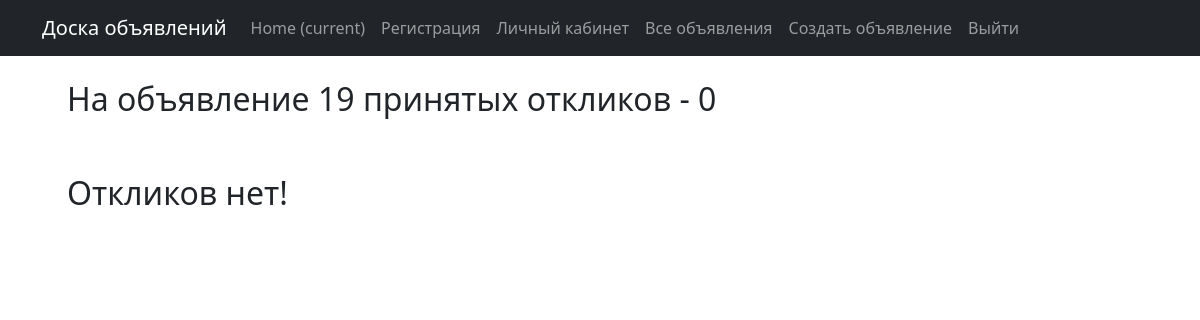
The page /comments/19 on the database as committed earlier.
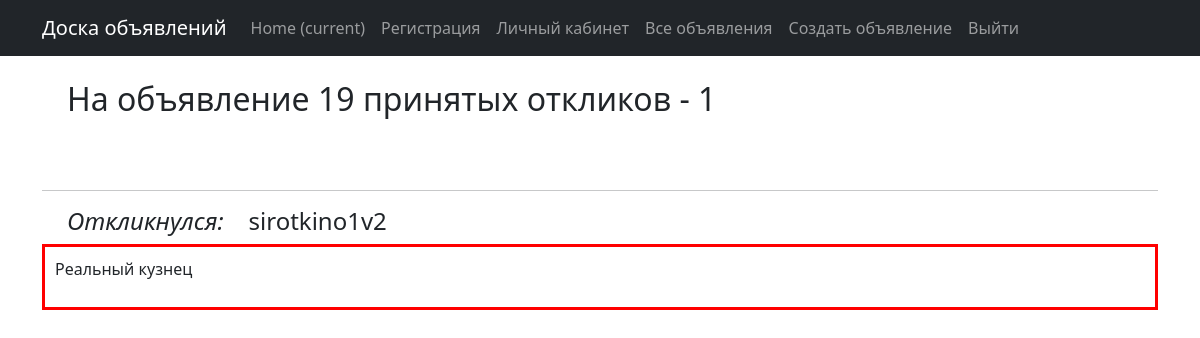
The same page on the database as committed later.
### announcement/models.py (models this page shows, shortened)
class Comment(models.Model):
    post = models.ForeignKey(Post, on_delete=models.CASCADE, verbose_name='Объявление')
    user = models.ForeignKey(User, on_delete=models.CASCADE)
    text = models.TextField()
    status = models.BooleanField(default=False)

class User(AbstractUser):
    code = models.CharField(max_length=15, blank=True, null=True)
    def __str__(self):
        return self.username

### announcement/views.py (the view)
# urls.py: path('comments/<int:id>', AcceptedCommentList.as_view(), name='comment_list'),
class AcceptedCommentList(ListView):
    model = Comment
    template_name = 'comment_list.html'
    context_object_name = 'comments'
    pk_url_kwarg = 'id'
    def get_context_data(self, **kwargs):
        context = super().get_context_data(**kwargs)
        post_id = self.request.path[10::]
        queryset = Comment.objects.filter(status=True, post_id=post_id)
        length = queryset.count()
        context['length'] = length
        context['queryset'] = queryset
        context['post_id'] = post_id
        return context

### templates/comment_list.html (shortened to what this page needs)
{% extends 'flatpages/default.html' %}
{% block content %}
<br>
<h2>&nbsp;&nbsp;&nbsp;На объявление {{ post_id }} принятых откликов - {{ length }}</h2>
<br>
<br>
   {% if queryset %}
           {% for comment in queryset %}
                 <hr>
                 <h4>&nbsp;&nbsp;&nbsp;&nbsp;<em>Откликнулся:</em>&nbsp;&nbsp;&nbsp;&nbsp;{{ comment.user }}</h4>
                 <div class="outline">
                     <p>{{ comment.text }}</p>
                 </div>
           {% endfor %}
   {% else %}
       <h2>&nbsp;&nbsp;&nbsp;Откликов нет!</h2>
   {% endif %}
{% endblock content %}

### templates/flatpages/default.html (shortened to what this page needs)
<!DOCTYPE html>
<html lang="en">
    <head>
        {% load static %}
        <link href="{% static 'css/styles.css' %}" rel="stylesheet" />
    </head>
    <body>
        <nav class="navbar navbar-expand-lg navbar-dark bg-dark static-top">
           <div class="container">
               <a class="navbar-brand" href="#">Доска объявлений</a>
               <div class="collapse navbar-collapse" id="navbarResponsive">
                   <ul class="navbar-nav ml-auto">
                       <li class="nav-item active">
                           <a class="nav-link" href="#">Home
                               <span class="sr-only">(current)</span>
                           </a>
                       </li>
                       <li class="nav-item">
                           <a class="nav-link" href="/accounts/signup/">Регистрация</a>
                       </li>
                       <li class="nav-item">
                           <a class="nav-link" href="/profile/">Личный кабинет</a>
                       </li>
                       <li class="nav-item">
                           <a class="nav-link" href="/">Все объявления</a>
                       </li>
                       <li class="nav-item">
                           <a class="nav-link" href="/post/create/">Создать объявление</a>
                       </li>
                       <li class="nav-item">
                           <a class="nav-link" href="/accounts/logout/">Выйти</a>
                       </li>
                   </ul>
               </div>
           </div>
        </nav>
        <div class="container">
            <div class="row">
                <div align="left">
                    {% block content %}
                    {% endblock content %}
                </div>
            </div>
        </div>
    </body>
</html>

### templates/comment_list.html (style rules this page uses)
.outline { border: 3px solid red; padding: 10px; }

Rows that differ between the two databases and show on the page:
added Comment: user "sirotkino1v2", text "Реальный кузнец"
Other text that changed with them:
{{ length }}: "0" → "1"
text no longer shown: "Откликов нет!"
